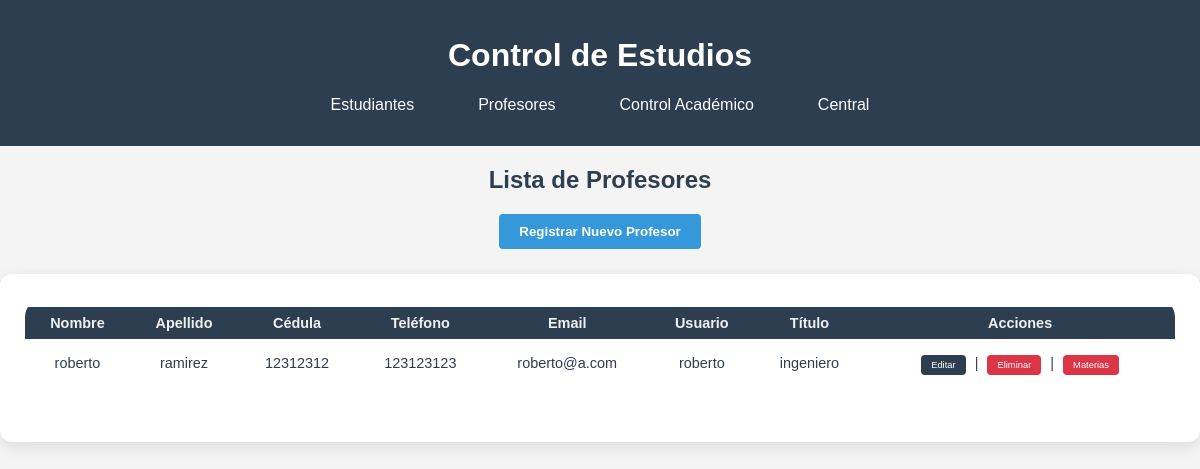
The app's page /profesores/, older data.
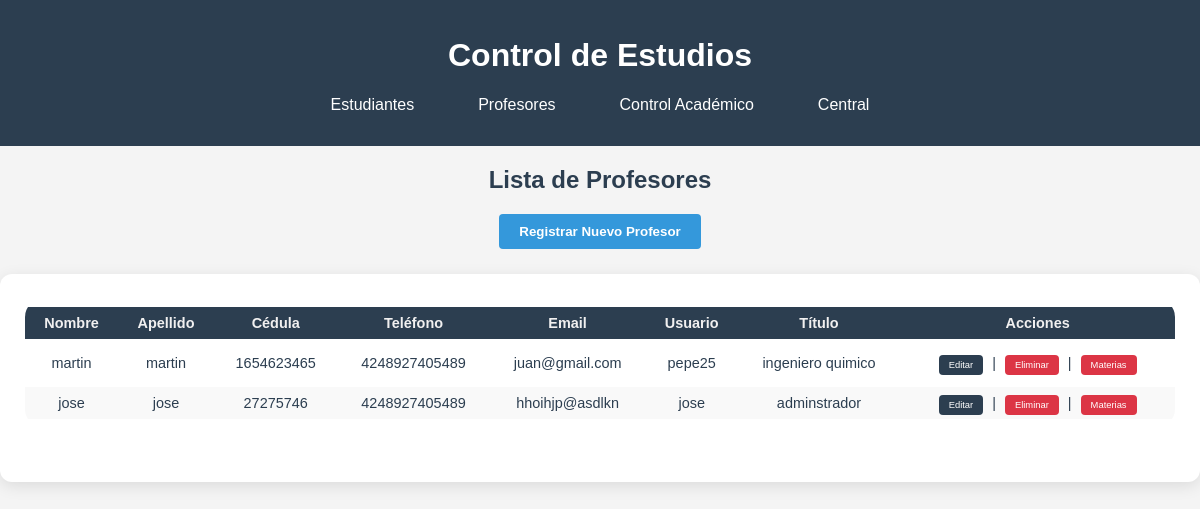
The same page, newer data.
### modulos/profesores/models.py (models this page shows, shortened)
class Profesor(Persona):
    __tablename__ = 'profesores'
    cedula = db.Column(db.String(20), db.ForeignKey('personas.cedula'), primary_key=True)
    titulo = db.Column(db.String(100), nullable=False)
    asignaciones = db.relationship('AsignacionMateria', back_populates='profesor')
    __mapper_args__ = {
        'polymorphic_identity': 'profesor',
    }

### modulos/central/models.py (models this page shows, shortened)
class Persona(db.Model):
    __tablename__ = 'personas'
    cedula = db.Column(db.String(20), primary_key=True, unique=True)
    nombre = db.Column(db.String(100), nullable=False)
    apellido = db.Column(db.String(100), nullable=False)
    numero_telefono = db.Column(db.Integer)
    correo_electronico = db.Column(db.String(100), unique=True, nullable=False)
    usuario = db.Column(db.String(50), unique=True, nullable=False)
    contrasenia = db.Column(db.String(100), nullable=False)
    rol = db.Column(db.String(20), nullable=False)
    __mapper_args__ = {
        'polymorphic_identity': 'persona',
        'polymorphic_on': rol
    }

### modulos/profesores/routes.py (the view)
@bp.route('/')
def index():
    profesores = Profesor.query.all()
    return render_template('profesores/listar_profesores.html', profesores=profesores)

### modulos/profesores/templates/profesores/listar_profesores.html (shortened to what this page needs)
{% extends "central/base.html" %}
{% block content %}
<h2 class="titulo-estudiantes">Lista de Profesores</h2>
<a href="{{ url_for('profesores.nuevo_profesor') }}">
    <button type="button" class="btn-nuevo-estudiante">Registrar Nuevo Profesor</button>
</a>
<div class="tabla-estudiantes-contenedor">
    {% if profesores %}
        <table class="tabla-estudiantes">
            <thead>
                <tr>
                    <th>Nombre</th>
                    <th>Apellido</th>
                    <th>Cédula</th>
                    <th>Teléfono</th>
                    <th>Email</th>
                    <th>Usuario</th>
                    <th>Título</th>
                    <th>Acciones</th>
                </tr>
            </thead>
            <tbody>
                {% for profesor in profesores %}
                <tr>
                    <td>{{ profesor.nombre }}</td>
                    <td>{{ profesor.apellido }}</td>
                    <td>{{ profesor.cedula }}</td>
                    <td>{{ profesor.numero_telefono }}</td>
                    <td>{{ profesor.correo_electronico }}</td>
                    <td>{{ profesor.usuario }}</td>
                    <td>{{ profesor.titulo }}</td>
                    <td>
                        <a href="{{ url_for('profesores.editar_profesor', cedula=profesor.cedula) }}" class="btn-accion editar">Editar</a> |
                        <a href="{{ url_for('profesores.eliminar_profesor', cedula=profesor.cedula) }}" class="btn-accion eliminar">Eliminar</a> |
                        <a href="{{ url_for('profesores.materias_profesor', cedula=profesor.cedula) }}" class="btn-accion eliminar">Materias</a>
                    </td>
                </tr>
                {% endfor %}
            </tbody>
        </table>
    {% else %}
        <h2>No hay profesores registrados</h2>
    {% endif %}
</div>
{% endblock %}

### modulos/central/templates/central/base.html (shortened to what this page needs)
<!DOCTYPE html>
<html>
<head>
    <link rel="stylesheet" href="{{ url_for('static', filename='css/style.css') }}">
</head>
<body>
    <header>
        <h1>Control de Estudios</h1>
        <nav>
            <ul>
                <li><a href="{{ url_for('estudiantes.index') }}">Estudiantes</a></li>
                <li><a href="{{ url_for('profesores.index') }}">Profesores</a></li>
                <li><a href="{{ url_for('control_academico.index') }}">Control Académico</a></li>
                <li><a href="{{ url_for('central.index') }}">Central</a></li>
            </ul>
        </nav>
    </header>
    <main>
        {% block content %}{% endblock %}
    </main>
</body>
</html>

### modulos/static/css/style.css (style rules this page uses)
body { font-family: Arial, sans-serif; margin: 0; padding: 0; background-color: #f4f4f4; }
header { background-color: #2c3e50; color: white; padding: 1rem; text-align: center; }
nav ul { list-style: none; padding: 0; display: flex; justify-content: center; gap: 2rem; }
nav a { color: white; text-decoration: none; padding: 0.5rem 1rem; border-radius: 4px; transition: background-color 0.3s; }
.titulo-estudiantes { text-align: center; margin-top: 20px; color: #2c3e50; }
a { text-decoration: none ; }
.btn-nuevo-estudiante { text-decoration: none; display: block; margin: 15px auto 25px auto; padding: 10px 20px; background-color: #3498db; color: white; border: none; border-radius: 4px; font-weight: bold; cursor: pointer; transition: background 0.2s; }
.tabla-estudiantes-contenedor { overflow-x: auto; margin: 0 auto; max-width: 2000px; }
.tabla-estudiantes { width: 100%; max-width: 1500; margin: 0 auto 30px auto; border-collapse: separate; border-spacing: 0 8px; border-radius: 18px; margin-bottom: 30px; background: #fff; overflow: hidden; }
.tabla-estudiantes th, .tabla-estudiantes td { padding: 8px 12px; text-align: center; }
.tabla-estudiantes, .tabla-estudiantes th, .tabla-estudiantes td { font-family: Arial, sans-serif; font-size: 0.95em; color: #2c3e50; }
.tabla-estudiantes th { background-color: #2c3e50; color: #f1f0f0; }
.tabla-estudiantes tr:nth-child(even) { background-color: #f9f9f9; }
.btn-accion { padding: 2px 6px; border-radius: 2px; text-decoration: none; font-size: 0.65em; margin: 0 1px; }
.btn-accion.editar { background: #2c3e50; color: white; }
.btn-accion.eliminar { background: #2c3e50; color: white; }
.btn-accion { padding: 5px 10px; border-radius: 4px; text-decoration: none; color: white; margin: 0 5px; }
.btn-accion.eliminar { background-color: #dc3545; }
.tabla-estudiantes-contenedor { background: white; border-radius: 12px; padding: 25px; box-shadow: 0 4px 16px rgba(0,0,0,0.1); margin-bottom: 30px; }
.tabla-estudiantes-contenedor, .form-container-academico, .stat-card { animation: fadeIn 0.6s ease-out; }
.btn-accion { transition: all 0.2s ease; }

Row changes from the older to the newer data that the page shows:
removed Profesor: nombre "roberto", apellido "ramirez", cedula "12312312", numero_telefono "123123123", correo_electronico "roberto@a.com", usuario "roberto", titulo "ingeniero"
added Profesor: nombre "martin", apellido "martin", cedula "1654623465", numero_telefono "4248927405489", correo_electronico "juan@gmail.com", usuario "pepe25", titulo "ingeniero quimico"
added Profesor: nombre "jose", apellido "jose", cedula "27275746", numero_telefono "4248927405489", correo_electronico "hhoihjp@asdlkn", usuario "jose", titulo "adminstrador"
